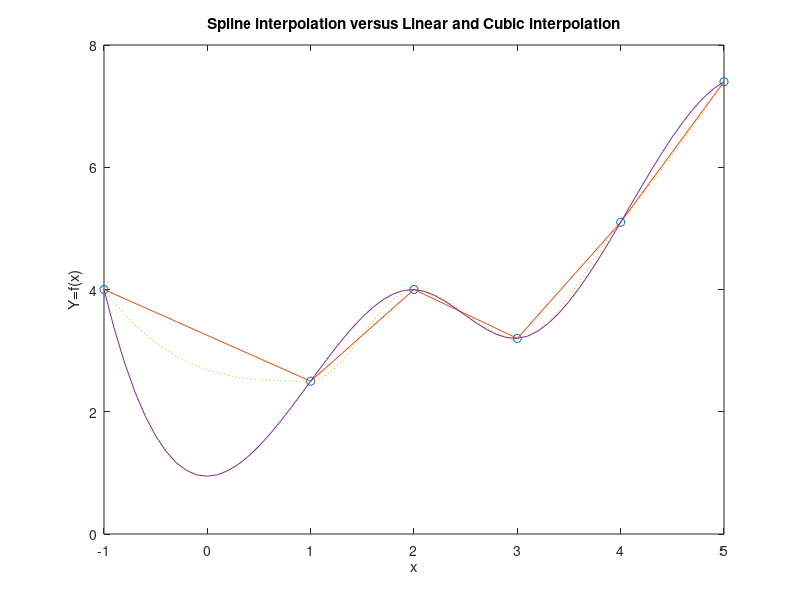

MATLAB code to generate this figure:
 x=[-1,1,2,3,4,5] ;
 y=[4,2.5,4,3.2,5.1,7.4];
 xi=-1:0.1:5; %δημιουργία διαστήματος ομοιόμορφα κατανεμημένων τιμών
 y0=interp1(x,y,0,'spline') %υπολογισμός τιμής της παρεμβολής splines στο σημείο 0
ans = y0== 0.9453
 y0=interp1(x,y,0) %υπολογισμός τιμής της γραμμικής παρεμβολής στο σημείο 0
y0 = 3.2500;
%Εφαρμογή τριών μεθόδων παρεμβολής
 Yspl=interp1(x,y,xi,'spline');
 Yl=interp1(x,y,xi,'linear');
 Yc=interp1(x,y,xi,'cubic');
 plot(x,y,'o',xi,Yl,xi,Yc,':',xi,Yspl) %σχεδίαση κοινού γραφήματος
 xlabel('x'),ylabel('Y=f(x)'),
 title('Spline interpolation versus Linear and Cubic interpolation')